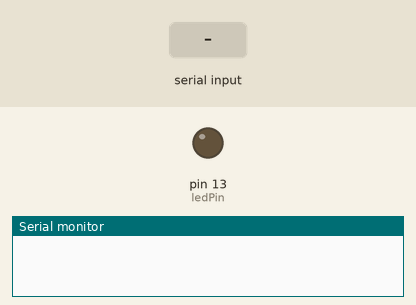
Recording of a sketch running on a simulated Arduino Uno, built with avr-gcc and run on an emulated ATmega328P. Shown: output pins drawn as LEDs (lit = HIGH), the last lines printed to the serial monitor. The test bench sets the inputs (shaded band).

Above: at 1.2 s.
1.3 s: "a" received over Serial
At 2.5 s:
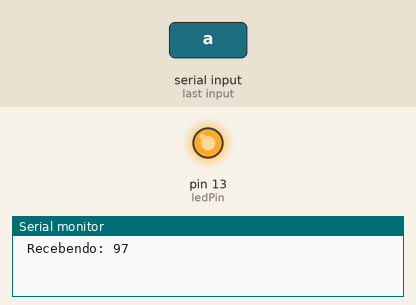
2.8 s: "b" received over Serial
At 3.9 s:
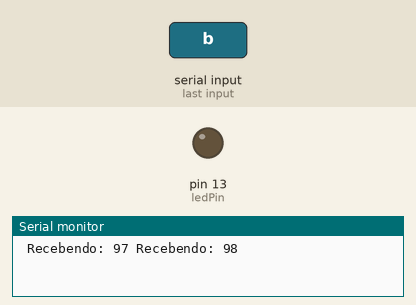
Timing chart, 0 to 5.8 s (numbered marks = the images above; inputs shaded):
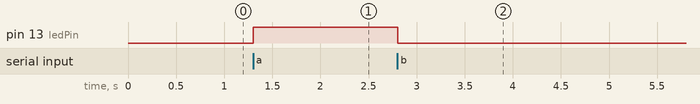

Measured:
- after the input at 1.3 s, pin 13 (ledPin): LOW → HIGH at once
- after the input at 2.8 s, pin 13 (ledPin): HIGH → LOW at once

The sketch:

LED_LigaDesliga.ino
```cpp
int ledPin =  13;/*(13) Pino do Arduino que será utilizado.*/
void setup()   {

  Serial.begin(9600);

  pinMode(ledPin, OUTPUT);
}

void loop() {

  char c;
  if (Serial.available() > 0) {
  c = Serial.read();

  Serial.print(" Recebendo: ");
  Serial.print(c, DEC);
}
  if(c == 97)/*(97) Código ASCII correspondente a letra "a"*/
  digitalWrite(ledPin, HIGH);
 else if(c == 98)/*(98) Código ASCII correspondente a letra "b"*/
  digitalWrite(ledPin, LOW);
}

/*Benedito Amaral*/
```
